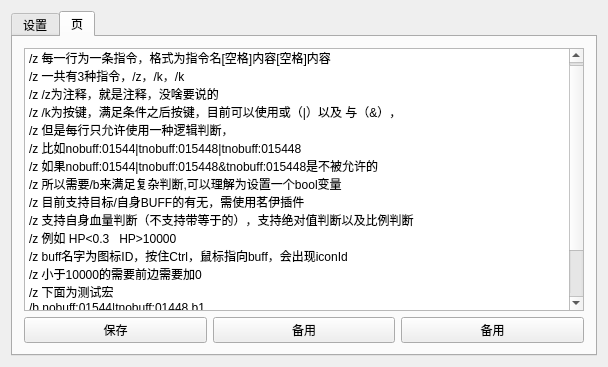
<?xml version="1.0" encoding="UTF-8"?>
<ui version="4.0">
 <class>window</class>
 <widget class="QMainWindow" name="window">
  <property name="geometry">
   <rect>
    <x>0</x>
    <y>0</y>
    <width>608</width>
    <height>367</height>
   </rect>
  </property>
  <property name="windowTitle">
   <string>window</string>
  </property>
  <widget class="QWidget" name="centralWidget">
   <layout class="QVBoxLayout" name="verticalLayout_2">
    <item>
     <widget class="QTabWidget" name="tabWidget">
      <property name="sizePolicy">
       <sizepolicy hsizetype="Ignored" vsizetype="Ignored">
        <horstretch>0</horstretch>
        <verstretch>0</verstretch>
       </sizepolicy>
      </property>
      <property name="currentIndex">
       <number>1</number>
      </property>
      <widget class="QWidget" name="tab_1">
       <property name="sizePolicy">
        <sizepolicy hsizetype="Ignored" vsizetype="Ignored">
         <horstretch>0</horstretch>
         <verstretch>0</verstretch>
        </sizepolicy>
       </property>
       <attribute name="title">
        <string>设置</string>
       </attribute>
       <layout class="QVBoxLayout" name="verticalLayout">
        <item>
         <layout class="QHBoxLayout" name="horizontalLayout">
          <item>
           <widget class="QComboBox" name="comList"/>
          </item>
          <item>
           <widget class="QPushButton" name="startLink">
            <property name="text">
             <string>link</string>
            </property>
           </widget>
          </item>
          <item>
           <widget class="QPushButton" name="test">
            <property name="text">
             <string>获取</string>
            </property>
           </widget>
          </item>
         </layout>
        </item>
        <item>
         <widget class="QLabel" name="HP">
          <property name="font">
           <font>
            <pointsize>14</pointsize>
           </font>
          </property>
          <property name="text">
           <string>TextLabel</string>
          </property>
          <property name="alignment">
           <set>Qt::AlignCenter</set>
          </property>
         </widget>
        </item>
        <item>
         <widget class="QLabel" name="mbuff">
          <property name="font">
           <font>
            <pointsize>14</pointsize>
           </font>
          </property>
          <property name="text">
           <string>TextLabel</string>
          </property>
         </widget>
        </item>
        <item>
         <widget class="QLabel" name="tbuff">
          <property name="font">
           <font>
            <pointsize>14</pointsize>
           </font>
          </property>
          <property name="text">
           <string>TextLabel</string>
          </property>
         </widget>
        </item>
       </layout>
      </widget>
      <widget class="QWidget" name="tab">
       <attribute name="title">
        <string>页</string>
       </attribute>
       <layout class="QVBoxLayout" name="verticalLayout_3">
        <item>
         <widget class="QTextEdit" name="textEdit">
          <property name="lineWrapMode">
           <enum>QTextEdit::NoWrap</enum>
          </property>
          <property name="html">
           <string>&lt;!DOCTYPE HTML PUBLIC &quot;-//W3C//DTD HTML 4.0//EN&quot; &quot;http://www.w3.org/TR/REC-html40/strict.dtd&quot;&gt;
&lt;html&gt;&lt;head&gt;&lt;meta name=&quot;qrichtext&quot; content=&quot;1&quot; /&gt;&lt;style type=&quot;text/css&quot;&gt;
p, li { white-space: pre-wrap; }
&lt;/style&gt;&lt;/head&gt;&lt;body style=&quot; font-family:'SimSun'; font-size:9pt; font-weight:400; font-style:normal;&quot;&gt;
&lt;p style=&quot; margin-top:0px; margin-bottom:0px; margin-left:0px; margin-right:0px; -qt-block-indent:0; text-indent:0px;&quot;&gt;/z 每一行为一条指令，格式为指令名[空格]内容[空格]内容&lt;/p&gt;
&lt;p style=&quot; margin-top:0px; margin-bottom:0px; margin-left:0px; margin-right:0px; -qt-block-indent:0; text-indent:0px;&quot;&gt;/z 一共有3种指令，/z，/k，/k&lt;/p&gt;
&lt;p style=&quot; margin-top:0px; margin-bottom:0px; margin-left:0px; margin-right:0px; -qt-block-indent:0; text-indent:0px;&quot;&gt;/z /z为注释，就是注释，没啥要说的&lt;/p&gt;
&lt;p style=&quot; margin-top:0px; margin-bottom:0px; margin-left:0px; margin-right:0px; -qt-block-indent:0; text-indent:0px;&quot;&gt;/z /k为按键，满足条件之后按键，目前可以使用或（|）以及 与（&amp;amp;），&lt;/p&gt;
&lt;p style=&quot; margin-top:0px; margin-bottom:0px; margin-left:0px; margin-right:0px; -qt-block-indent:0; text-indent:0px;&quot;&gt;/z 但是每行只允许使用一种逻辑判断，&lt;/p&gt;
&lt;p style=&quot; margin-top:0px; margin-bottom:0px; margin-left:0px; margin-right:0px; -qt-block-indent:0; text-indent:0px;&quot;&gt;/z 比如nobuff:01544|tnobuff:015448|tnobuff:015448&lt;/p&gt;
&lt;p style=&quot; margin-top:0px; margin-bottom:0px; margin-left:0px; margin-right:0px; -qt-block-indent:0; text-indent:0px;&quot;&gt;/z 如果nobuff:01544|tnobuff:015448&amp;amp;tnobuff:015448是不被允许的&lt;/p&gt;
&lt;p style=&quot; margin-top:0px; margin-bottom:0px; margin-left:0px; margin-right:0px; -qt-block-indent:0; text-indent:0px;&quot;&gt;/z 所以需要/b来满足复杂判断,可以理解为设置一个bool变量&lt;/p&gt;
&lt;p style=&quot; margin-top:0px; margin-bottom:0px; margin-left:0px; margin-right:0px; -qt-block-indent:0; text-indent:0px;&quot;&gt;/z 目前支持目标/自身BUFF的有无，需使用茗伊插件&lt;/p&gt;
&lt;p style=&quot; margin-top:0px; margin-bottom:0px; margin-left:0px; margin-right:0px; -qt-block-indent:0; text-indent:0px;&quot;&gt;/z 支持自身血量判断（不支持带等于的），支持绝对值判断以及比例判断&lt;/p&gt;
&lt;p style=&quot; margin-top:0px; margin-bottom:0px; margin-left:0px; margin-right:0px; -qt-block-indent:0; text-indent:0px;&quot;&gt;/z 例如 HP&amp;lt;0.3   HP&amp;gt;10000&lt;/p&gt;
&lt;p style=&quot; margin-top:0px; margin-bottom:0px; margin-left:0px; margin-right:0px; -qt-block-indent:0; text-indent:0px;&quot;&gt;/z buff名字为图标ID，按住Ctrl，鼠标指向buff，会出现iconId&lt;/p&gt;
&lt;p style=&quot; margin-top:0px; margin-bottom:0px; margin-left:0px; margin-right:0px; -qt-block-indent:0; text-indent:0px;&quot;&gt;/z 小于10000的需要前边需要加0&lt;/p&gt;
&lt;p style=&quot; margin-top:0px; margin-bottom:0px; margin-left:0px; margin-right:0px; -qt-block-indent:0; text-indent:0px;&quot;&gt;/z 下面为测试宏&lt;/p&gt;
&lt;p style=&quot; margin-top:0px; margin-bottom:0px; margin-left:0px; margin-right:0px; -qt-block-indent:0; text-indent:0px;&quot;&gt;/b nobuff:01544|tnobuff:01448 b1&lt;/p&gt;
&lt;p style=&quot; margin-top:0px; margin-bottom:0px; margin-left:0px; margin-right:0px; -qt-block-indent:0; text-indent:0px;&quot;&gt;/b HP&amp;lt;0.3 b2&lt;/p&gt;
&lt;p style=&quot; margin-top:0px; margin-bottom:0px; margin-left:0px; margin-right:0px; -qt-block-indent:0; text-indent:0px;&quot;&gt;/b b3&amp;amp;buff:00152 b3&lt;/p&gt;
&lt;p style=&quot; margin-top:0px; margin-bottom:0px; margin-left:0px; margin-right:0px; -qt-block-indent:0; text-indent:0px;&quot;&gt;/k nobuff:01544|tnobuff:01548 58&lt;/p&gt;
&lt;p style=&quot; margin-top:0px; margin-bottom:0px; margin-left:0px; margin-right:0px; -qt-block-indent:0; text-indent:0px;&quot;&gt;/k b1|b2 64&lt;/p&gt;&lt;/body&gt;&lt;/html&gt;</string>
          </property>
         </widget>
        </item>
        <item>
         <layout class="QHBoxLayout" name="horizontalLayout_2">
          <item>
           <widget class="QPushButton" name="btnSave">
            <property name="text">
             <string>保存</string>
            </property>
           </widget>
          </item>
          <item>
           <widget class="QPushButton" name="btn3">
            <property name="text">
             <string>备用</string>
            </property>
           </widget>
          </item>
          <item>
           <widget class="QPushButton" name="btn4">
            <property name="text">
             <string>备用</string>
            </property>
           </widget>
          </item>
         </layout>
        </item>
       </layout>
      </widget>
     </widget>
    </item>
   </layout>
  </widget>
 </widget>
 <layoutdefault spacing="6" margin="11"/>
 <resources/>
 <connections/>
</ui>
